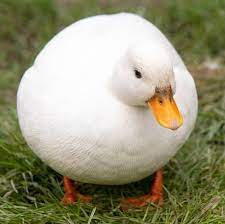
//> input picture OpenCVCourse/resources/duck.png, 225 x 224 px
$ ./resizeAndCrop   (built with g++ and OpenCV 4)
//> lines starting //> are read from the running program, lines starting //| are printed output that depends on the picture
#include <opencv2/imgproc.hpp>
#include <opencv2/highgui.hpp>
#include <opencv2/imgcodecs.hpp>
#include <iostream>

int main(){
    std::string imgPath = "../resources/duck.png";
    cv::Mat img = cv::imread(imgPath);
//> img is the input picture: 224 rows x 225 cols, CV_8UC3; mean B, G, R 120.8, 148.3, 150.9
    cv::Mat imgResize, imgResize2, imgResizeMult;
    cv::Mat imgCrop;

    // getting image size
    // std::cout << img.size() << std::endl;

    // Resize
    cv::resize(img, imgResize, cv::Size(640, 480));
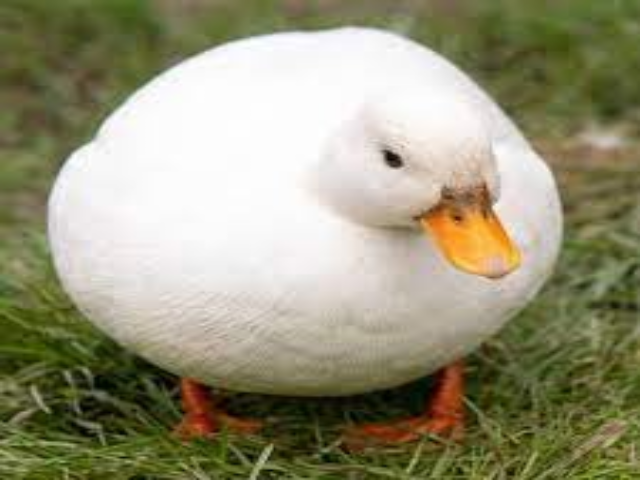
//> imgResize: 480 rows x 640 cols, CV_8UC3; mean B, G, R 120.7, 148.2, 150.8
    cv::resize(img, imgResize2, cv::Size(192, 168));
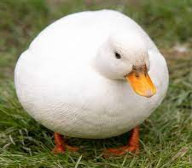
//> imgResize2: 168 rows x 192 cols, CV_8UC3; mean B, G, R 120.7, 148.2, 150.8
    cv::resize(img, imgResizeMult, cv::Size(), 0.5, 0.75);
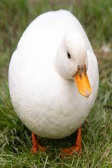
//> imgResizeMult: 168 rows x 112 cols, CV_8UC3; mean B, G, R 121, 148.4, 151.1

    // Crop
    cv::Rect ROI(100, 100, 100, 100);
    imgCrop = img(ROI);
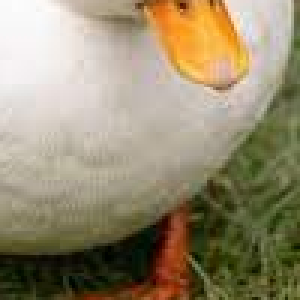
//> imgCrop: 100 rows x 100 cols, CV_8UC3 (shown 3 times larger); mean B, G, R 112.1, 139.6, 150.9

    cv::imshow("Original Duck", img);
    cv::imshow("Big Duck", imgResize);
    cv::imshow("Smol Duck", imgResize2);
    cv::imshow("Not so smol Duck", imgResizeMult);
    cv::imshow("Cropped Duck (rip)", imgCrop);

    cv::waitKey(0);

}

$ run again, with OpenCVCourse/resources/test.png copied over OpenCVCourse/resources/duck.png
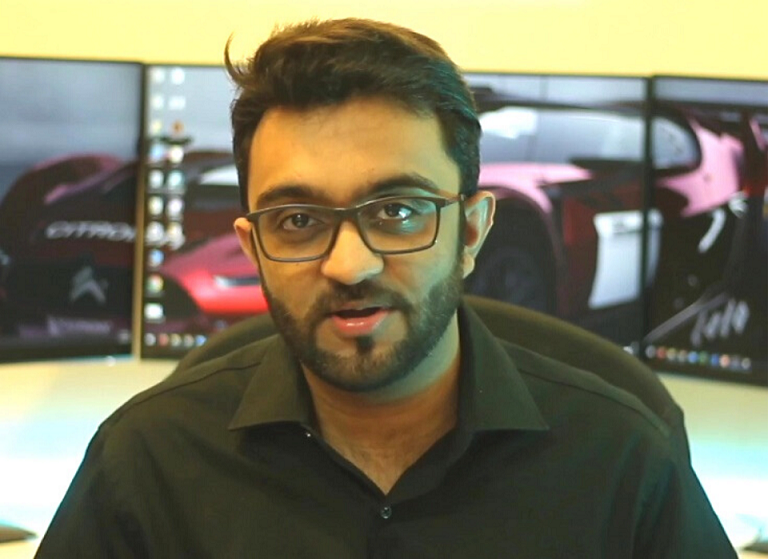
//> input picture OpenCVCourse/resources/test.png, 768 x 559 px
//> img is the input picture: 559 rows x 768 cols, CV_8UC3; mean B, G, R 94.1, 117.1, 120.5
//> `cv::resize(img, imgResizeMult, cv::Size(), 0.5, 0.75);`:
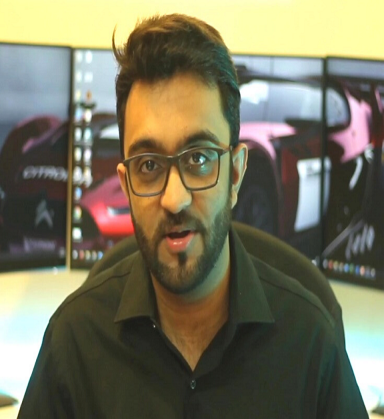
//> imgResizeMult: 419 rows x 384 cols, CV_8UC3; mean B, G, R 94.1, 117.1, 120.5
//> `imgCrop = img(ROI);`:
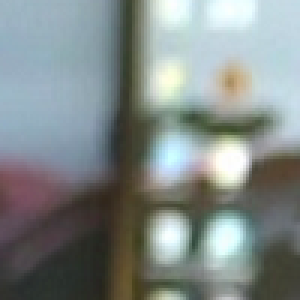
//> imgCrop: 100 rows x 100 cols, CV_8UC3 (shown 3 times larger); mean B, G, R 137.1, 138.4, 129.9
